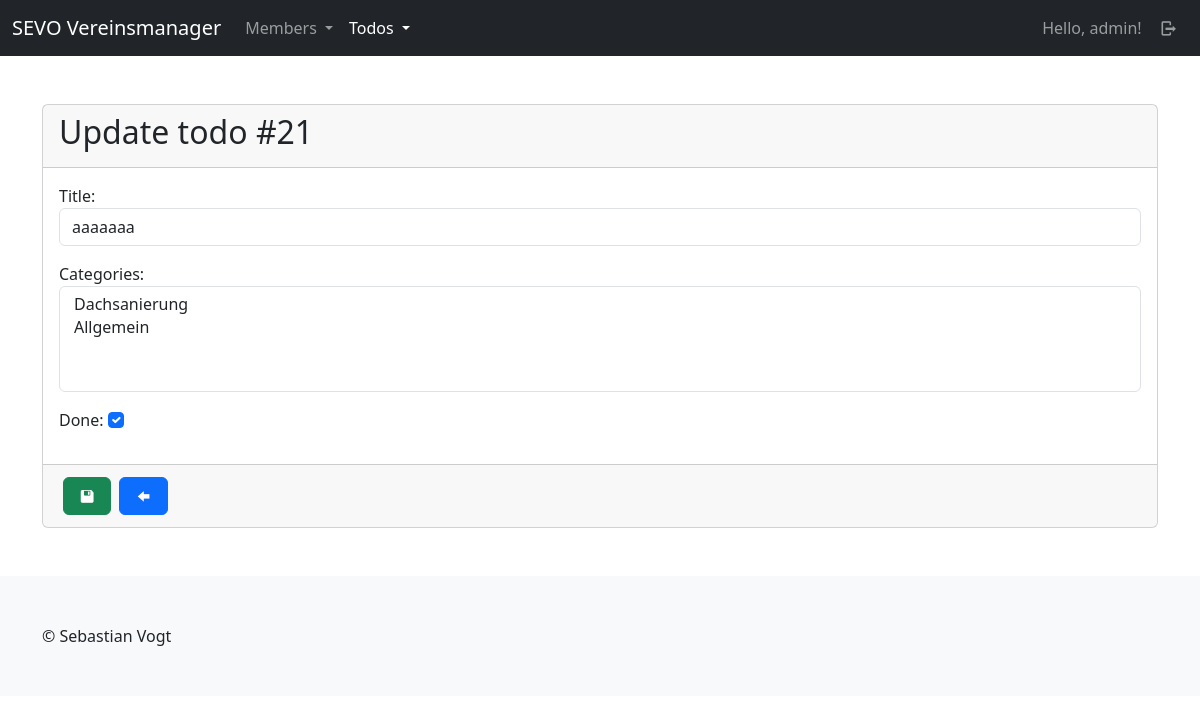
Page /tds/todo/update/21 (signed in) on the earlier database version.
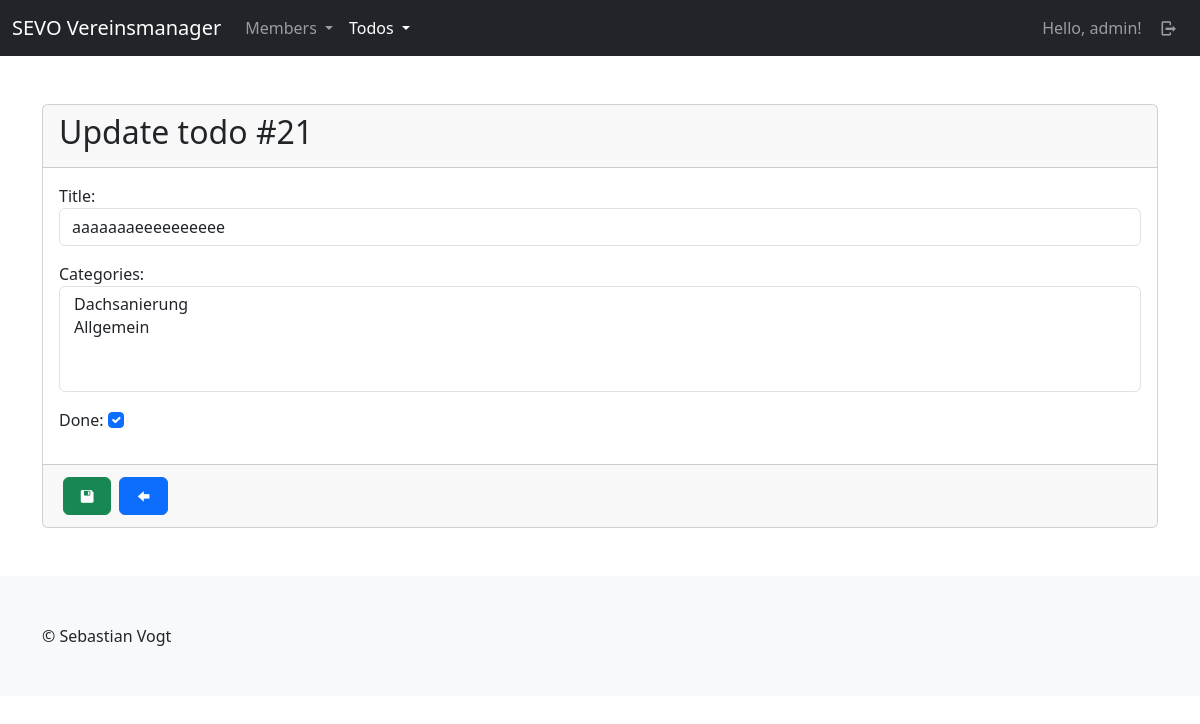
Same page on the later database version.
### todos/models.py (models this page shows, shortened)
class Todo(models.Model):
    user = models.ForeignKey(User, on_delete=models.CASCADE)
    title = models.CharField(max_length=255)
    content = tinymce_models.HTMLField()
    categories = models.ManyToManyField(Category, blank=True)
    done = models.BooleanField(default=False)
    done_by = models.ForeignKey(User, null=True, blank=True, on_delete=models.SET_NULL, related_name="doneuser")
    created_at = models.DateTimeField(auto_now=True)
    updated_at = models.DateTimeField(auto_now_add=True)
    class Meta:
        ordering = ["-updated_at"]

### todos/views/todos.py (the view)
# urls.py: path("todo/update/<int:id>", todos.update, name="todos-todo-update"),
@login_required(login_url="sevo-auth-login")
def update(request, id):
    todo = get_object_or_404(models.Todo, id=id)
    if request.method == "POST":
        form = forms.TodoForm(request.POST, instance=todo)
        if form.is_valid():
            try:
                form.save(request.user)
            except exceptions.InvalidUserExcpetion as e:
                pass
            messages.add_message(request, messages.SUCCESS, _("Todo was updated!"))
            url = reverse("todos-todo-index")
            return HttpResponseRedirect(url)
        else:
            messages.add_message(request, messages.ERROR, _("Failed, todo was not updated!"))
    else:
        form = forms.TodoForm(instance=todo)
    return render(request, "todos/todo/create_update.html", {
        "title": _("Update todo") + f" #{todo.id}",
        "form": form,
        "submit_label": _("Update")
    })

### todos/forms.py (shortened to what this page needs)
class TodoForm(forms.ModelForm):
    class Meta:
        model = models.Todo
        fields = "__all__"
        exclude = [
            "user",
            "done_by"
        ]
        labels = {
            "title": _("Title"),
            "content": _("Content"),
            "categories": _("Categories"),
            "done": _("Done")
        }
        widgets = {
            "title": forms.TextInput(attrs={"class": "form-control"}),
            "content": TinyMCE(attrs={"cols": 80, "rows": 30, "class": "form-control"}),
            "categories": forms.SelectMultiple(attrs={"class": "form-select multiple"}),
            "done": forms.CheckboxInput(attrs={"class": "form-check-input"})
        }

### todos/models.py (called while the page is built)
    def __str__(self):
        return self.title

### todos/templates/todos/todo/create_update.html (shortened to what this page needs)
{% extends "base_main.html" %}
{% load i18n %}
{% block main %}
    <div class="card">
        <form action="" method="post">
            <div class="card-header">
                <h2>{{ title }}</h2>
            </div>
            <div class="card-body">
                {% for field in form %}
                    <div class="mb-3">
                        {{ field.label_tag }}
                        {{ field }}
                    </div>
                {% endfor %}
            </div>
            <div class="card-footer">
                <div class="d-flex justify-content-start align-content-center">
                    <button type="submit" class="btn btn-success m-1"><i class="demo-icon icon-floppy"></i></button>
                    <button type="button" class="btn btn-primary back-link m-1"><i class="demo-icon icon-left"></i></button>
                </div>
            </div>
        </form>
    </div>
{%  endblock %}

Differences in the rows shown:
changed Todo: title "aaaaaaa" → "aaaaaaaeeeeeeeeee"
